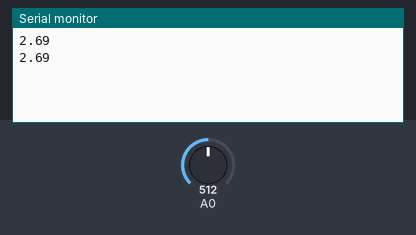
The sketch below on a simulated Arduino Uno, built with avr-gcc and run on an emulated ATmega328P. On the bench: the last lines printed to the serial monitor. The inputs (shaded band) are chosen by the test bench; at power-on: A0 = 512.

Above: at 1.8 s.
1.9 s: A0 set to 716
At 2.8 s:
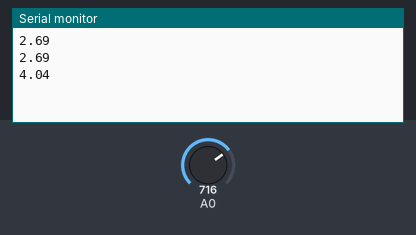
3.4 s: A0 set to 900
At 4.4 s:
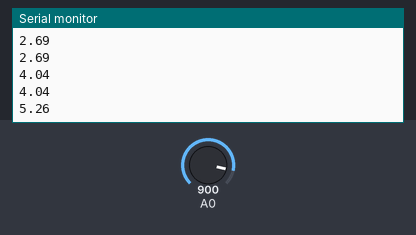
Timing chart, 0 to 6.4 s (numbered marks = the images above; inputs shaded):
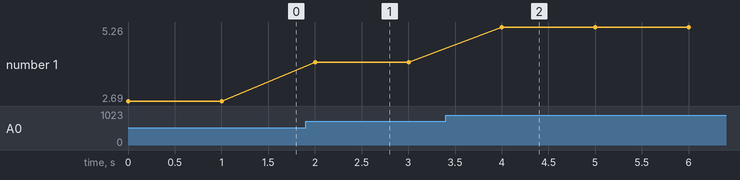

Measured:
- after the input at 1.9 s, the serial monitor: prints a new line after 0.10 s (image 1)
- after the input at 3.4 s, the serial monitor: prints a new line after 0.60 s (image 2)
- plotted number 1: 2.69 → 4.04 after the input at 1.9 s, 4.04 → 5.26 after the input at 3.4 s

The sketch:

arduino.ino
```cpp
void setup() {
    Serial.begin(9600);
}

void loop(){
  int sensorVal = analogRead(A0);
  float voltage = (sensorVal*5.0)/1024.0;
  float pressure_bar = 1.358 * voltage - 0.7042;
  Serial.println(pressure_bar);
  delay(1000);
}
```
